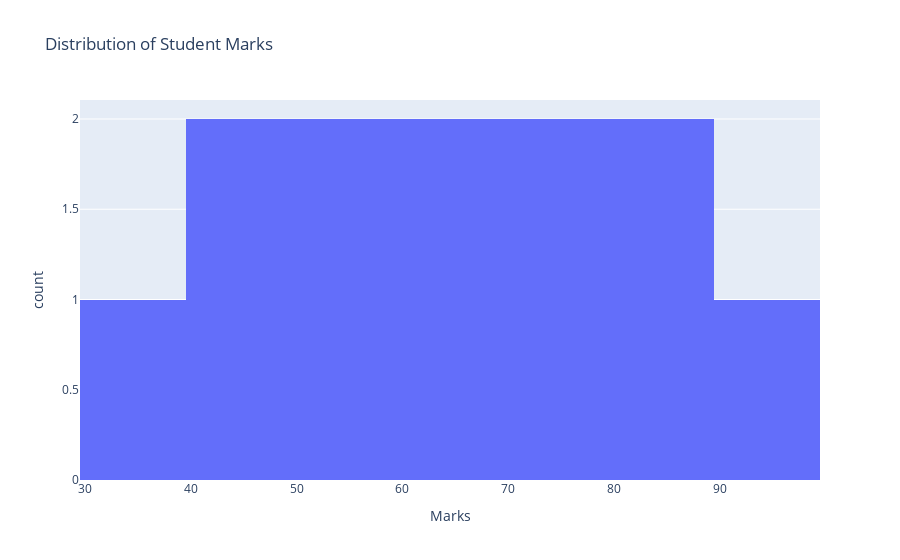

The notebook cell this image was saved under:
### Markdown cell above
### Histogram Example 1: Student Marks Distribution

### Code cell
df = pd.DataFrame({
    "Marks": [35, 40, 45, 50, 55, 60, 65, 70, 75, 80, 85, 90]
})

fig = px.histogram(
    df,
    x="Marks",
    nbins=6,
    title="Distribution of Student Marks"
)
fig.show()

### Figure 1 — Plotly figure (JSON) as saved in the notebook; plotly's stock layout.template omitted (floating-point values rounded to 4 significant figures)
{"data": [{"bingroup": "x", "hovertemplate": "Marks=%{x}<br>count=%{y}<extra></extra>", "legendgroup": "", "marker": {"color": "#636efa", "pattern": {"shape": ""}}, "name": "", "nbinsx": 6, "orientation": "v", "showlegend": false, "type": "histogram", "x": [35, 40, 45, 50, 55, 60, 65, 70, 75, 80, 85, 90], "xaxis": "x", "yaxis": "y"}], "layout": {"autosize": true, "barmode": "relative", "legend": {"tracegroupgap": 0}, "title": {"text": "Distribution of Student Marks"}, "xaxis": {"anchor": "y", "autorange": true, "domain": [0, 1], "range": [29.5, 99.5], "title": {"text": "Marks"}, "type": "linear"}, "yaxis": {"anchor": "x", "autorange": true, "domain": [0, 1], "range": [0, 2.105], "title": {"text": "count"}}}}
